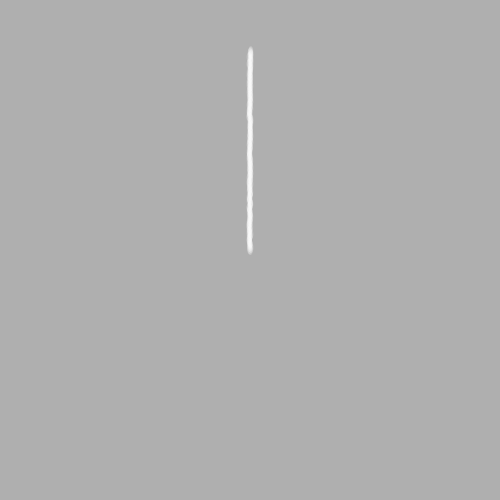
Frame 1 (no input)
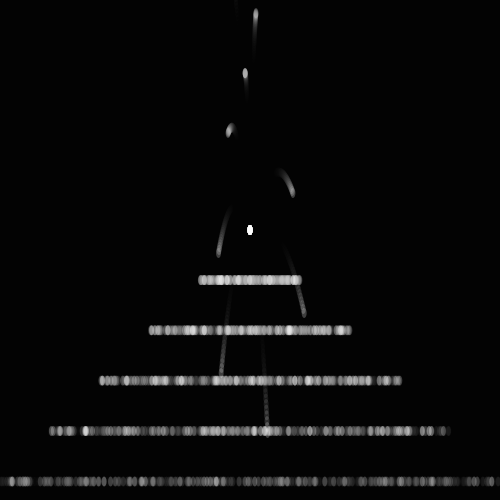
Frame 60 (the mouse pressed at the canvas centre just before this capture)
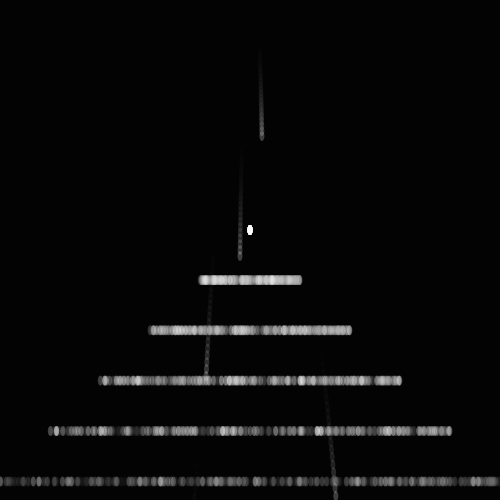
Frame 120 (the mouse held since frame 60 and released just before this capture)

The Processing sketch that drew these frames (run headless with seeded random() and noise(); from frame 60 on, the mouse is pressed at the canvas centre):

// Processing sketch: processing_172383
// ── processing_172383.pde

int numParticles = 200;
NewParticle[] p = new NewParticle[numParticles];
void setup() {
size(500, 500);
noStroke();
smooth();
for (int i = 0; i < p.length; i++) {
float velX = random(-1, 1);
float velY = -i;
// Inputs: x, y, x-velocity, y-velocity,
// radius, origin x, origin y
p[i] = new NewParticle(width/2, height/2, velX, velY, 5.0, width/2, height/2);
}
}
void draw() {
fill(0, 36);
rect(0, 0, width, height);
fill(255, 60);
for (int i = 0; i < p.length; i++) {
p[i].update();
p[i].regenerate();
p[i].display();
}
}class Particle {
float x, y; // The x- and y-coordinates
float vx, vy; // The x- and y-velocities
float radius; // Particle radius
float gravity = 0.1;
Particle(int xpos, int ypos, float velx, float vely, float r) {
x = xpos;
y = ypos;
vx = velx;
vy = vely;
radius = r;
}
void update() {
vy = vy + gravity;
y += vy;
x += vx;
}
void display() {
ellipse(x, y, radius, radius*2);
}
}

class NewParticle extends Particle {
float originX, originY;
NewParticle(int xIn, int yIn, float vxIn, float vyIn,
float r, float ox, float oy) {
super(xIn, yIn, vxIn, vyIn, r);
originX = ox;
originY = oy;
}
void regenerate() {
if ((x > width+radius) || (x < -radius) ||
(y > height+radius) || (y < -radius)) {
x = originX;
y = originY-20;
vx = random(-50, 50);
vy = random(50, -50);
}
}
}
